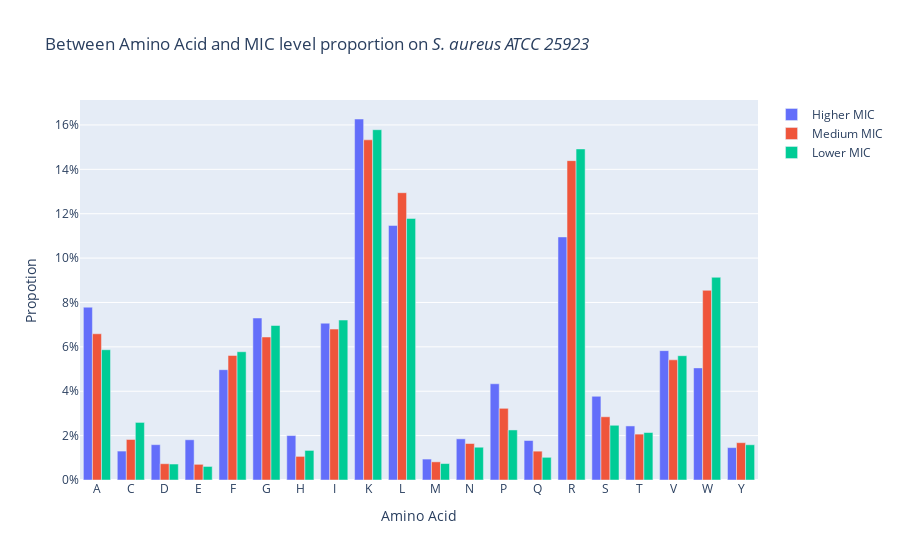

Notebook cell for this chart:
### Code cell
fig = go.Figure(data=[
    go.Bar(name='Higher MIC', x=SA_AAC['AAC'], y=SA_AAC['Higher']),
    go.Bar(name='Medium MIC', x=SA_AAC['AAC'], y=SA_AAC['Medium']),
    go.Bar(name='Lower MIC', x=SA_AAC['AAC'], y=SA_AAC['Lower']),
])
# Change layout
fig.update_layout(title_text='Between Amino Acid and MIC level proportion on <i>S. aureus ATCC 25923<i>',
                  barmode='group',xaxis_title ='Amino Acid',yaxis={'tickformat': '.0%','title': 'Propotion'})
fig.show()

### Figure 1 — Plotly figure (JSON) as saved in the notebook; plotly's stock layout.template omitted (floating-point values rounded to 4 significant figures)
{"data": [{"name": "Higher MIC", "type": "bar", "x": ["A", "C", "D", "E", "F", "G", "H", "I", "K", "L", "M", "N", "P", "Q", "R", "S", "T", "V", "W", "Y"], "y": [0.07788, 0.01304, 0.01593, 0.01813, 0.04972, 0.073, 0.02003, 0.07067, 0.1627, 0.1147, 0.009434, 0.01855, 0.04337, 0.01779, 0.1095, 0.03773, 0.02436, 0.0583, 0.05052, 0.0146]}, {"name": "Medium MIC", "type": "bar", "x": ["A", "C", "D", "E", "F", "G", "H", "I", "K", "L", "M", "N", "P", "Q", "R", "S", "T", "V", "W", "Y"], "y": [0.0659, 0.01826, 0.007343, 0.007061, 0.05612, 0.06444, 0.01064, 0.06802, 0.1533, 0.1295, 0.008184, 0.01644, 0.0323, 0.013, 0.1439, 0.02849, 0.02068, 0.05415, 0.08548, 0.01682]}, {"name": "Lower MIC", "type": "bar", "x": ["A", "C", "D", "E", "F", "G", "H", "I", "K", "L", "M", "N", "P", "Q", "R", "S", "T", "V", "W", "Y"], "y": [0.05871, 0.02595, 0.007196, 0.00611, 0.0578, 0.06962, 0.01333, 0.07208, 0.1579, 0.1179, 0.007407, 0.01477, 0.02256, 0.01022, 0.1492, 0.02467, 0.0214, 0.05601, 0.09135, 0.01589]}], "layout": {"barmode": "group", "title": {"text": "Between Amino Acid and MIC level proportion on <i>S. aureus ATCC 25923<i>"}, "xaxis": {"title": {"text": "Amino Acid"}}, "yaxis": {"tickformat": ".0%", "title": {"text": "Propotion"}}}}
